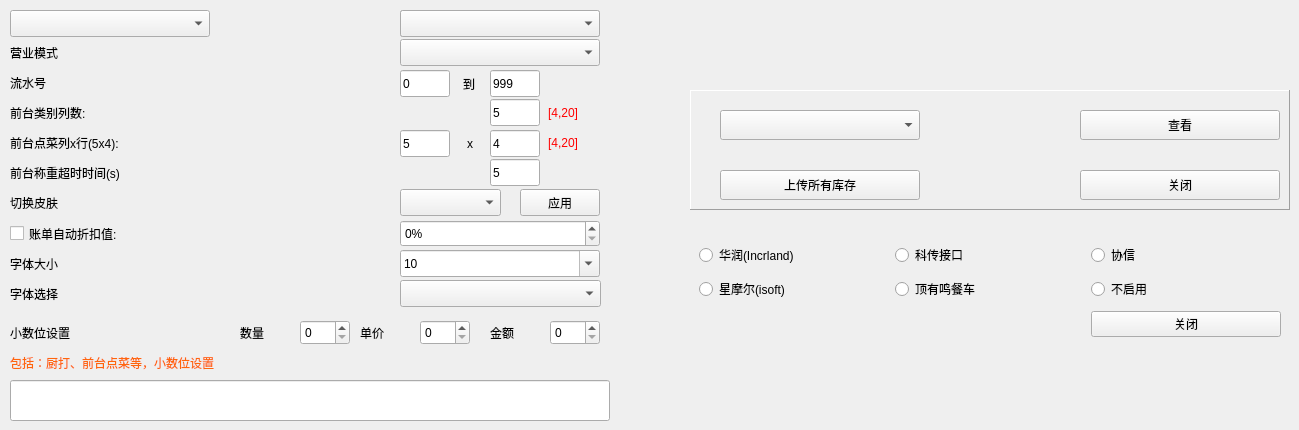
          <widget class="QWidget" name="page">
           <widget class="QPushButton" name="pushButton_skin_app">
            <property name="geometry">
             <rect>
              <x>520</x>
              <y>189</y>
              <width>80</width>
              <height>27</height>
             </rect>
            </property>
            <property name="text">
             <string>应用</string>
            </property>
           </widget>
           <widget class="QComboBox" name="comboBox_round_mode">
            <property name="geometry">
             <rect>
              <x>400</x>
              <y>10</y>
              <width>200</width>
              <height>27</height>
             </rect>
            </property>
           </widget>
           <widget class="lds_ComboBox" name="comboBox_yingye_model">
            <property name="geometry">
             <rect>
              <x>400</x>
              <y>39</y>
              <width>200</width>
              <height>27</height>
             </rect>
            </property>
            <property name="minimumSize">
             <size>
              <width>200</width>
              <height>0</height>
             </size>
            </property>
           </widget>
           <widget class="lds_ComboBox" name="comboBox_font_select">
            <property name="geometry">
             <rect>
              <x>400</x>
              <y>280</y>
              <width>201</width>
              <height>27</height>
             </rect>
            </property>
           </widget>
           <widget class="QLabel" name="label_38">
            <property name="geometry">
             <rect>
              <x>10</x>
              <y>129</y>
              <width>300</width>
              <height>27</height>
             </rect>
            </property>
            <property name="text">
             <string>前台点菜列x行(5x4):</string>
            </property>
           </widget>
           <widget class="QLabel" name="label_455">
            <property name="geometry">
             <rect>
              <x>10</x>
              <y>159</y>
              <width>300</width>
              <height>27</height>
             </rect>
            </property>
            <property name="text">
             <string>前台称重超时时间(s)</string>
            </property>
           </widget>
           <widget class="lds_lineedit" name="lineEdit_auto_weight_timeout">
            <property name="enabled">
             <bool>true</bool>
            </property>
            <property name="geometry">
             <rect>
              <x>490</x>
              <y>159</y>
              <width>50</width>
              <height>27</height>
             </rect>
            </property>
            <property name="text">
             <string>5</string>
            </property>
            <property name="maxLength">
             <number>3</number>
            </property>
           </widget>
           <widget class="QLabel" name="label_43">
            <property name="geometry">
             <rect>
              <x>10</x>
              <y>99</y>
              <width>300</width>
              <height>27</height>
             </rect>
            </property>
            <property name="text">
             <string>前台类别列数:</string>
            </property>
           </widget>
           <widget class="QLabel" name="label_453">
            <property name="geometry">
             <rect>
              <x>10</x>
              <y>69</y>
              <width>300</width>
              <height>27</height>
             </rect>
            </property>
            <property name="text">
             <string>流水号</string>
            </property>
           </widget>
           <widget class="QLabel" name="label_68">
            <property name="geometry">
             <rect>
              <x>548</x>
              <y>99</y>
              <width>51</width>
              <height>27</height>
             </rect>
            </property>
            <property name="minimumSize">
             <size>
              <width>50</width>
              <height>0</height>
             </size>
            </property>
            <property name="styleSheet">
             <string notr="true">color:red;</string>
            </property>
            <property name="text">
             <string>[4,20]</string>
            </property>
           </widget>
           <widget class="QComboBox" name="comboBox_skin">
            <property name="geometry">
             <rect>
              <x>400</x>
              <y>189</y>
              <width>101</width>
              <height>27</height>
             </rect>
            </property>
           </widget>
           <widget class="lds_lineedit" name="lineEdit_dish_rows">
            <property name="geometry">
             <rect>
              <x>490</x>
              <y>130</y>
              <width>50</width>
              <height>27</height>
             </rect>
            </property>
            <property name="text">
             <string>4</string>
            </property>
           </widget>
           <widget class="QComboBox" name="comboBox_blotout_mode">
            <property name="geometry">
             <rect>
              <x>400</x>
              <y>10</y>
              <width>200</width>
              <height>27</height>
             </rect>
            </property>
           </widget>
           <widget class="QLabel" name="label_63">
            <property name="geometry">
             <rect>
              <x>454</x>
              <y>70</y>
              <width>30</width>
              <height>27</height>
             </rect>
            </property>
            <property name="minimumSize">
             <size>
              <width>30</width>
              <height>0</height>
             </size>
            </property>
            <property name="maximumSize">
             <size>
              <width>30</width>
              <height>16777215</height>
             </size>
            </property>
            <property name="text">
             <string>到</string>
            </property>
            <property name="alignment">
             <set>Qt::AlignCenter</set>
            </property>
           </widget>
           <widget class="QLabel" name="label_62">
            <property name="geometry">
             <rect>
              <x>548</x>
              <y>129</y>
              <width>51</width>
              <height>27</height>
             </rect>
            </property>
            <property name="minimumSize">
             <size>
              <width>50</width>
              <height>0</height>
             </size>
            </property>
            <property name="styleSheet">
             <string notr="true">color:red;</string>
            </property>
            <property name="text">
             <string>[4,20]</string>
            </property>
           </widget>
           <widget class="QLabel" name="label_7">
            <property name="geometry">
             <rect>
              <x>10</x>
              <y>280</y>
              <width>291</width>
              <height>27</height>
             </rect>
            </property>
            <property name="text">
             <string>字体选择</string>
            </property>
           </widget>
           <widget class="QLabel" name="label_font_size">
            <property name="geometry">
             <rect>
              <x>10</x>
              <y>250</y>
              <width>300</width>
              <height>27</height>
             </rect>
            </property>
            <property name="text">
             <string>字体大小</string>
            </property>
           </widget>
           <widget class="QComboBox" name="comboBox_font_size">
            <property name="geometry">
             <rect>
              <x>400</x>
              <y>250</y>
              <width>200</width>
              <height>27</height>
             </rect>
            </property>
            <property name="editable">
             <bool>true</bool>
            </property>
            <item>
             <property name="text">
              <string>10</string>
             </property>
            </item>
            <item>
             <property name="text">
              <string>20</string>
             </property>
            </item>
            <item>
             <property name="text">
              <string>30</string>
             </property>
            </item>
            <item>
             <property name="text">
              <string>40</string>
             </property>
            </item>
            <item>
             <property name="text">
              <string>50</string>
             </property>
            </item>
           </widget>
           <widget class="QLabel" name="label_4">
            <property name="geometry">
             <rect>
              <x>10</x>
              <y>39</y>
              <width>300</width>
              <height>27</height>
             </rect>
            </property>
            <property name="text">
             <string>营业模式</string>
            </property>
           </widget>
           <widget class="lds_lineedit" name="lineEdit_serial_no_end">
            <property name="geometry">
             <rect>
              <x>490</x>
              <y>70</y>
              <width>50</width>
              <height>27</height>
             </rect>
            </property>
            <property name="text">
             <string>999</string>
            </property>
            <property name="maxLength">
             <number>3</number>
            </property>
           </widget>
           <widget class="lds_lineedit" name="lineEdit_type_columns">
            <property name="geometry">
             <rect>
              <x>490</x>
              <y>99</y>
              <width>50</width>
              <height>27</height>
             </rect>
            </property>
            <property name="text">
             <string>5</string>
            </property>
           </widget>
           <widget class="QLabel" name="label">
            <property name="geometry">
             <rect>
              <x>10</x>
              <y>189</y>
              <width>300</width>
              <height>27</height>
             </rect>
            </property>
            <property name="text">
             <string>切换皮肤</string>
            </property>
           </widget>
           <widget class="QComboBox" name="comboBox_blotout_round">
            <property name="geometry">
             <rect>
              <x>10</x>
              <y>10</y>
              <width>200</width>
              <height>27</height>
             </rect>
            </property>
           </widget>
           <widget class="QLabel" name="label_65">
            <property name="geometry">
             <rect>
              <x>455</x>
              <y>130</y>
              <width>30</width>
              <height>27</height>
             </rect>
            </property>
            <property name="minimumSize">
             <size>
              <width>30</width>
              <height>0</height>
             </size>
            </property>
            <property name="maximumSize">
             <size>
              <width>30</width>
              <height>16777215</height>
             </size>
            </property>
            <property name="text">
             <string>x</string>
            </property>
            <property name="alignment">
             <set>Qt::AlignCenter</set>
            </property>
           </widget>
           <widget class="lds_lineedit" name="lineEdit_dish_columns">
            <property name="geometry">
             <rect>
              <x>400</x>
              <y>130</y>
              <width>50</width>
              <height>27</height>
             </rect>
            </property>
            <property name="text">
             <string>5</string>
            </property>
           </widget>
           <widget class="lds_lineedit" name="lineEdit_serial_no_begin">
            <property name="enabled">
             <bool>true</bool>
            </property>
            <property name="geometry">
             <rect>
              <x>400</x>
              <y>70</y>
              <width>50</width>
              <height>27</height>
             </rect>
            </property>
            <property name="text">
             <string>0</string>
            </property>
            <property name="maxLength">
             <number>3</number>
            </property>
           </widget>
           <widget class="lds_spinbox" name="spinBox_auto_dis_value">
            <property name="geometry">
             <rect>
              <x>400</x>
              <y>220</y>
              <width>200</width>
              <height>27</height>
             </rect>
            </property>
            <property name="suffix">
             <string>%</string>
            </property>
            <property name="minimum">
             <number>0</number>
            </property>
            <property name="maximum">
             <number>100</number>
            </property>
            <property name="value">
             <number>0</number>
            </property>
           </widget>
           <widget class="QCheckBox" name="checkBox_auto_dis">
            <property name="geometry">
             <rect>
              <x>10</x>
              <y>220</y>
              <width>181</width>
              <height>27</height>
             </rect>
            </property>
            <property name="text">
             <string>账单自动折扣值:</string>
            </property>
           </widget>
           <widget class="QLabel" name="label_11">
            <property name="geometry">
             <rect>
              <x>10</x>
              <y>320</y>
              <width>221</width>
              <height>25</height>
             </rect>
            </property>
            <property name="text">
             <string>小数位设置</string>
            </property>
           </widget>
           <widget class="QSpinBox" name="bp_fmt_num_dec">
            <property name="geometry">
             <rect>
              <x>300</x>
              <y>320</y>
              <width>50</width>
              <height>25</height>
             </rect>
            </property>
            <property name="maximum">
             <number>3</number>
            </property>
           </widget>
           <widget class="QSpinBox" name="bp_fmt_amount_dec">
            <property name="geometry">
             <rect>
              <x>550</x>
              <y>320</y>
              <width>50</width>
              <height>25</height>
             </rect>
            </property>
            <property name="maximum">
             <number>2</number>
            </property>
           </widget>
           <widget class="QLabel" name="label_12">
            <property name="geometry">
             <rect>
              <x>10</x>
              <y>350</y>
              <width>591</width>
              <height>25</height>
             </rect>
            </property>
            <property name="styleSheet">
             <string notr="true">color:#ff650b;</string>
            </property>
            <property name="text">
             <string>包括：厨打、前台点菜等，小数位设置</string>
            </property>
           </widget>
           <widget class="QLabel" name="label_3">
            <property name="geometry">
             <rect>
              <x>360</x>
              <y>320</y>
              <width>60</width>
              <height>25</height>
             </rect>
            </property>
            <property name="text">
             <string>单价</string>
            </property>
           </widget>
           <widget class="QSpinBox" name="bp_fmt_price_dec">
            <property name="geometry">
             <rect>
              <x>420</x>
              <y>320</y>
              <width>50</width>
              <height>25</height>
             </rect>
            </property>
            <property name="maximum">
             <number>2</number>
            </property>
           </widget>
           <widget class="QLabel" name="label_2">
            <property name="geometry">
             <rect>
              <x>240</x>
              <y>320</y>
              <width>60</width>
              <height>25</height>
             </rect>
            </property>
            <property name="text">
             <string>数量</string>
            </property>
           </widget>
           <widget class="QLabel" name="label_5">
            <property name="geometry">
             <rect>
              <x>490</x>
              <y>320</y>
              <width>60</width>
              <height>25</height>
             </rect>
            </property>
            <property name="text">
             <string>金额</string>
            </property>
           </widget>
           <widget class="QFrame" name="frame_upload">
            <property name="geometry">
             <rect>
              <x>690</x>
              <y>230</y>
              <width>600</width>
              <height>120</height>
             </rect>
            </property>
            <property name="frameShape">
             <enum>QFrame::NoFrame</enum>
            </property>
            <property name="frameShadow">
             <enum>QFrame::Raised</enum>
            </property>
            <layout class="QGridLayout" name="gridLayout">
             <item row="0" column="0">
              <widget class="QRadioButton" name="radioButton_upload1">
               <property name="text">
                <string>华润(Incrland)</string>
               </property>
              </widget>
             </item>
             <item row="0" column="1">
              <widget class="QRadioButton" name="radioButton_upload2">
               <property name="text">
                <string>科传接口</string>
               </property>
              </widget>
             </item>
             <item row="0" column="2">
              <widget class="QRadioButton" name="radioButton_upload3">
               <property name="text">
                <string>协信</string>
               </property>
              </widget>
             </item>
             <item row="1" column="0">
              <widget class="QRadioButton" name="radioButton_upload4">
               <property name="text">
                <string>星摩尔(isoft)</string>
               </property>
              </widget>
             </item>
             <item row="2" column="2">
              <widget class="QPushButton" name="pushButton_upload_exit">
               <property name="text">
                <string>关闭</string>
               </property>
              </widget>
             </item>
             <item row="1" column="2">
              <widget class="QRadioButton" name="radioButton_upload_disable">
               <property name="text">
                <string>不启用</string>
               </property>
              </widget>
             </item>
             <item row="1" column="1">
              <widget class="QRadioButton" name="radioButton_liaoning_inventory_keep">
               <property name="text">
                <string>顶有鸣餐车</string>
               </property>
              </widget>
             </item>
            </layout>
           </widget>
           <widget class="QLineEdit" name="lineEdit_upload_awake">
            <property name="geometry">
             <rect>
              <x>10</x>
              <y>380</y>
              <width>600</width>
              <height>41</height>
             </rect>
            </property>
            <property name="text">
             <string/>
            </property>
           </widget>
           <widget class="QFrame" name="frame_liaoning_inventory">
            <property name="geometry">
             <rect>
              <x>690</x>
              <y>90</y>
              <width>600</width>
              <height>120</height>
             </rect>
            </property>
            <property name="frameShape">
             <enum>QFrame::Panel</enum>
            </property>
            <property name="frameShadow">
             <enum>QFrame::Raised</enum>
            </property>
            <widget class="QPushButton" name="pushButton_liaoning_inventory_exit">
             <property name="geometry">
              <rect>
               <x>390</x>
               <y>80</y>
               <width>200</width>
               <height>30</height>
              </rect>
             </property>
             <property name="text">
              <string>关闭</string>
             </property>
            </widget>
            <widget class="QPushButton" name="pushButton_liaoning_inventory_upload">
             <property name="geometry">
              <rect>
               <x>30</x>
               <y>80</y>
               <width>200</width>
               <height>30</height>
              </rect>
             </property>
             <property name="text">
              <string>上传所有库存</string>
             </property>
            </widget>
            <widget class="QPushButton" name="pushButton_liaoning_inventory_look">
             <property name="geometry">
              <rect>
               <x>390</x>
               <y>20</y>
               <width>200</width>
               <height>30</height>
              </rect>
             </property>
             <property name="text">
              <string>查看</string>
             </property>
            </widget>
            <widget class="QComboBox" name="comboBox_liaoning_inventory_cache">
             <property name="geometry">
              <rect>
               <x>30</x>
               <y>20</y>
               <width>200</width>
               <height>30</height>
              </rect>
             </property>
            </widget>
           </widget>
          </widget>
